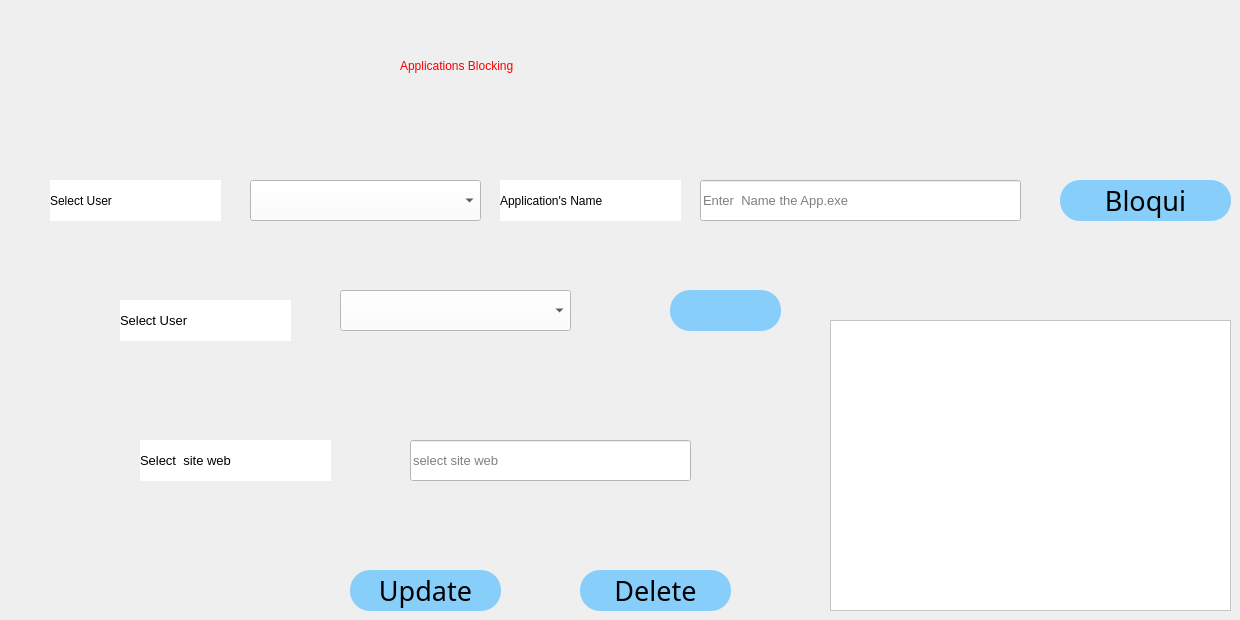
    <widget class="QWidget" name="tab_6">
     <attribute name="title">
      <string>Blockapp</string>
     </attribute>
     <widget class="QComboBox" name="comboBox_3">
      <property name="geometry">
       <rect>
        <x>250</x>
        <y>180</y>
        <width>231</width>
        <height>41</height>
       </rect>
      </property>
      <property name="styleSheet">
       <string notr="true">background-color:rgb(255, 255, 255)</string>
      </property>
     </widget>
     <widget class="QLineEdit" name="nameapplication">
      <property name="geometry">
       <rect>
        <x>700</x>
        <y>180</y>
        <width>321</width>
        <height>41</height>
       </rect>
      </property>
      <property name="styleSheet">
       <string notr="true">background-color:rgb(255, 255, 255);font-size:10pt;</string>
      </property>
      <property name="placeholderText">
       <string>Enter  Name the App.exe</string>
      </property>
     </widget>
     <widget class="QPushButton" name="bloquiApp">
      <property name="geometry">
       <rect>
        <x>1060</x>
        <y>180</y>
        <width>171</width>
        <height>41</height>
       </rect>
      </property>
      <property name="font">
       <font>
        <family>MS PGothic</family>
        <pointsize>20</pointsize>
       </font>
      </property>
      <property name="styleSheet">
       <string notr="true">background-color:rgb(135,206,250);border-radius:20</string>
      </property>
      <property name="text">
       <string>Bloqui</string>
      </property>
     </widget>
     <widget class="QLabel" name="label_20">
      <property name="geometry">
       <rect>
        <x>500</x>
        <y>180</y>
        <width>181</width>
        <height>41</height>
       </rect>
      </property>
      <property name="styleSheet">
       <string notr="true">background-color:rgb(255, 255, 255);font: 75 11pt &quot;MS Shell Dlg 2&quot;;</string>
      </property>
      <property name="text">
       <string>Application's Name</string>
      </property>
     </widget>
     <widget class="QLabel" name="label_19">
      <property name="geometry">
       <rect>
        <x>50</x>
        <y>180</y>
        <width>171</width>
        <height>41</height>
       </rect>
      </property>
      <property name="styleSheet">
       <string notr="true">background-color:rgb(255, 255, 255);font: 75 11pt &quot;MS Shell Dlg 2&quot;;</string>
      </property>
      <property name="text">
       <string>Select User</string>
      </property>
     </widget>
     <widget class="QLabel" name="label_24">
      <property name="geometry">
       <rect>
        <x>120</x>
        <y>300</y>
        <width>171</width>
        <height>41</height>
       </rect>
      </property>
      <property name="styleSheet">
       <string notr="true">background-color:rgb(255, 255, 255);font-size:10pt;</string>
      </property>
      <property name="text">
       <string>Select User</string>
      </property>
     </widget>
     <widget class="QLineEdit" name="selectApp">
      <property name="geometry">
       <rect>
        <x>410</x>
        <y>440</y>
        <width>281</width>
        <height>41</height>
       </rect>
      </property>
      <property name="styleSheet">
       <string notr="true">background-color:rgb(255, 255, 255);font-size:10pt;</string>
      </property>
      <property name="placeholderText">
       <string>select site web</string>
      </property>
     </widget>
     <widget class="QPushButton" name="deleteApp">
      <property name="geometry">
       <rect>
        <x>580</x>
        <y>570</y>
        <width>151</width>
        <height>41</height>
       </rect>
      </property>
      <property name="font">
       <font>
        <family>MS PGothic</family>
        <pointsize>20</pointsize>
       </font>
      </property>
      <property name="styleSheet">
       <string notr="true">background-color:rgb(135,206,250);border-radius:20</string>
      </property>
      <property name="text">
       <string>Delete</string>
      </property>
     </widget>
     <widget class="QLabel" name="label_25">
      <property name="geometry">
       <rect>
        <x>140</x>
        <y>440</y>
        <width>191</width>
        <height>41</height>
       </rect>
      </property>
      <property name="styleSheet">
       <string notr="true">background-color:rgb(255, 255, 255);font-size:10pt;</string>
      </property>
      <property name="text">
       <string>Select  site web</string>
      </property>
     </widget>
     <widget class="QPushButton" name="updateApp">
      <property name="geometry">
       <rect>
        <x>350</x>
        <y>570</y>
        <width>151</width>
        <height>41</height>
       </rect>
      </property>
      <property name="font">
       <font>
        <family>MS PGothic</family>
        <pointsize>20</pointsize>
       </font>
      </property>
      <property name="styleSheet">
       <string notr="true">background-color:rgb(135,206,250);border-radius:20</string>
      </property>
      <property name="text">
       <string>Update</string>
      </property>
     </widget>
     <widget class="QComboBox" name="comboBox_5">
      <property name="geometry">
       <rect>
        <x>340</x>
        <y>290</y>
        <width>231</width>
        <height>41</height>
       </rect>
      </property>
      <property name="styleSheet">
       <string notr="true">background-color:rgb(255, 255, 255)</string>
      </property>
     </widget>
     <widget class="QListWidget" name="listApp">
      <property name="geometry">
       <rect>
        <x>830</x>
        <y>320</y>
        <width>401</width>
        <height>291</height>
       </rect>
      </property>
      <property name="styleSheet">
       <string notr="true">background-color: rgb(255, 255, 255);</string>
      </property>
     </widget>
     <widget class="QPushButton" name="searshApp">
      <property name="geometry">
       <rect>
        <x>670</x>
        <y>290</y>
        <width>111</width>
        <height>41</height>
       </rect>
      </property>
      <property name="font">
       <font>
        <family>MS PGothic</family>
        <pointsize>20</pointsize>
       </font>
      </property>
      <property name="styleSheet">
       <string notr="true">background-color:rgb(135,206,250);border-radius:20</string>
      </property>
      <property name="text">
       <string/>
      </property>
      <property name="icon">
       <iconset>
        <normaloff>1024px-Search_Icon.svg.png</normaloff>1024px-Search_Icon.svg.png</iconset>
      </property>
      <property name="iconSize">
       <size>
        <width>50</width>
        <height>50</height>
       </size>
      </property>
     </widget>
     <widget class="QLabel" name="label_26">
      <property name="geometry">
       <rect>
        <x>400</x>
        <y>30</y>
        <width>461</width>
        <height>71</height>
       </rect>
      </property>
      <property name="styleSheet">
       <string notr="true">font: 75 19pt &quot;MS Shell Dlg 2&quot;;color:rgb(255, 0, 0);</string>
      </property>
      <property name="text">
       <string>Applications Blocking</string>
      </property>
     </widget>
    </widget>
